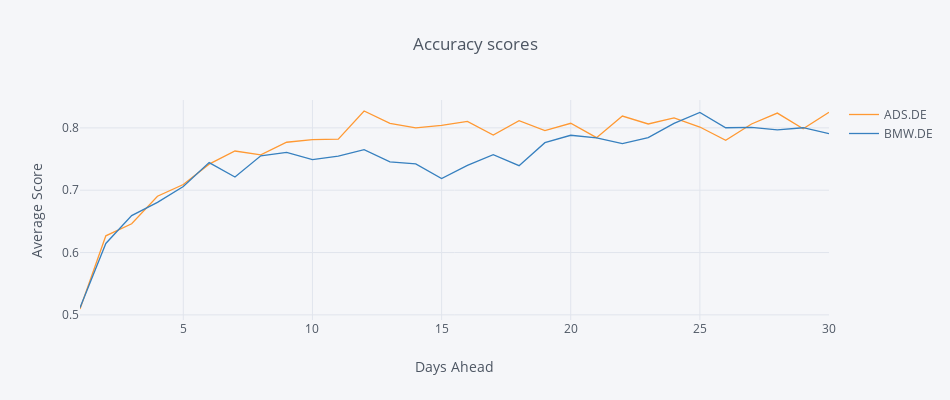

The notebook cell this image was saved under:
### Code cell
accuracy_table.iplot(dimensions=(950,400), xTitle='Days Ahead', yTitle='Average Score', title='Accuracy scores')

### Figure 1 — Plotly figure (JSON) as saved in the notebook; plotly's stock layout.template omitted (floating-point values rounded to 4 significant figures)
{"data": [{"line": {"color": "rgba(255, 153, 51, 1.0)", "dash": "solid", "width": 1.3}, "mode": "lines", "name": "ADS.DE", "text": "", "type": "scatter", "x": [1, 2, 3, 4, 5, 6, 7, 8, 9, 10, 11, 12, 13, 14, 15, 16, 17, 18, 19, 20, 21, 22, 23, 24, 25, 26, 27, 28, 29, 30], "y": [0.5094, 0.6268, 0.6461, 0.6904, 0.7092, 0.7418, 0.7629, 0.7568, 0.777, 0.781, 0.7819, 0.8271, 0.8074, 0.8, 0.804, 0.8105, 0.7884, 0.8114, 0.7955, 0.8074, 0.7843, 0.819, 0.8063, 0.8161, 0.8013, 0.7801, 0.8063, 0.8237, 0.7984, 0.8251]}, {"line": {"color": "rgba(55, 128, 191, 1.0)", "dash": "solid", "width": 1.3}, "mode": "lines", "name": "BMW.DE", "text": "", "type": "scatter", "x": [1, 2, 3, 4, 5, 6, 7, 8, 9, 10, 11, 12, 13, 14, 15, 16, 17, 18, 19, 20, 21, 22, 23, 24, 25, 26, 27, 28, 29, 30], "y": [0.5114, 0.6145, 0.6593, 0.6805, 0.706, 0.7443, 0.7213, 0.7553, 0.7606, 0.749, 0.7548, 0.7651, 0.7454, 0.7423, 0.7188, 0.7398, 0.757, 0.7394, 0.7763, 0.7881, 0.7839, 0.7747, 0.7843, 0.8072, 0.8248, 0.8002, 0.8009, 0.7969, 0.8002, 0.7906]}], "layout": {"height": 400, "legend": {"bgcolor": "#F5F6F9", "font": {"color": "#4D5663"}}, "paper_bgcolor": "#F5F6F9", "plot_bgcolor": "#F5F6F9", "title": "Accuracy scores", "titlefont": {"color": "#4D5663"}, "width": 950, "xaxis1": {"gridcolor": "#E1E5ED", "showgrid": true, "tickfont": {"color": "#4D5663"}, "title": "Days Ahead", "titlefont": {"color": "#4D5663"}, "zerolinecolor": "#E1E5ED"}, "yaxis1": {"gridcolor": "#E1E5ED", "showgrid": true, "tickfont": {"color": "#4D5663"}, "title": "Average Score", "titlefont": {"color": "#4D5663"}, "zerolinecolor": "#E1E5ED"}}}
